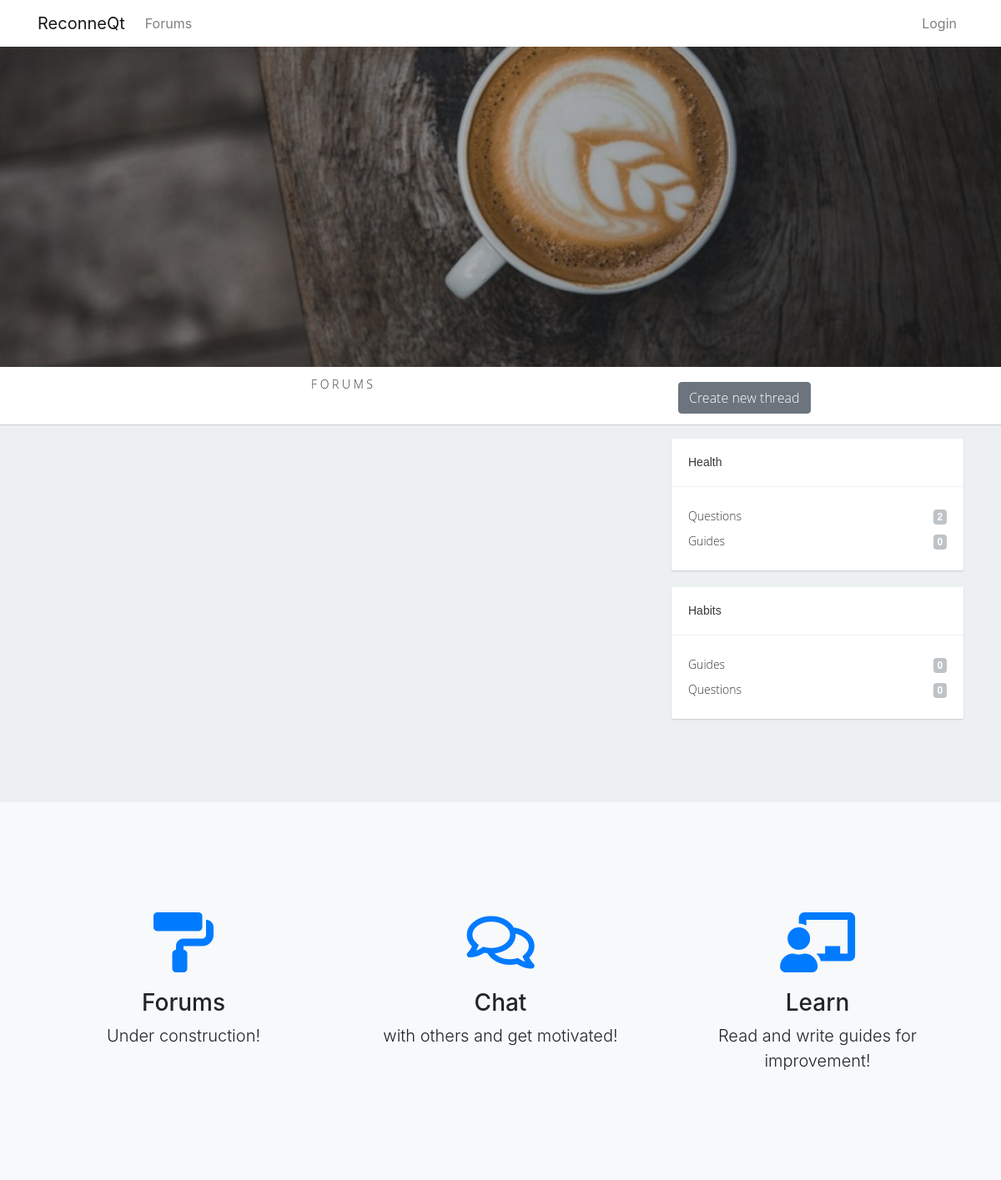
Page /forums/ on the committed database.
### forums/models.py (models this page shows)
class Subject(models.Model):
    subject_name = models.CharField(max_length=100)
    parent = models.ForeignKey('self', blank=True, null=True, on_delete=models.CASCADE, related_name='children')
    def __str__(self):
        return self.subject_name

### forums/views.py (the view)
# urls.py: path('', views.forum, name='forum'),
def forum(request):
    try:
        parents = Subject.objects.filter(parent=None)
        children = Subject.objects.exclude(parent=None)
        context = {
            'parents': parents,
            'children': children
        }
    except Subject.DoesNotExist:
        raise Http404("Subject does not exist")
    return render(request, 'forums/forums.html', context)

### forums/templates/forums/forums.html (shortened to what this page needs)
{% extends 'forums/base_forums.html' %}
{% block breadcrumbs %}
<p align="center">F O R U M S</p>
{% endblock %}
{% block section %}
<section class="features-icons bg-light text-center">
  <div class="container">
    <div class="row">
      <div class="col-lg-4">
        <div class="features-icons-item mx-auto mb-5 mb-lg-0 mb-lg-3">
          <div class="features-icons-icon d-flex">
            <i class="fas fa-paint-roller m-auto text-primary"></i>
          </div>
          <h3>Forums</h3>
          <p class="lead mb-0">Under construction!</p>
        </div>
      </div>
      <div class="col-lg-4">
        <div class="features-icons-item mx-auto mb-5 mb-lg-0 mb-lg-3">
          <div class="features-icons-icon d-flex">
            <i class="far fa-comments m-auto text-primary"></i>
          </div>
          <h3>Chat</h3>
          <p class="lead mb-0">with others and get motivated!</p>
        </div>
      </div>
      <div class="col-lg-4">
        <div class="features-icons-item mx-auto mb-0 mb-lg-3">
          <div class="features-icons-icon d-flex">
            <i class="fas fa-chalkboard-teacher m-auto text-primary"></i>
          </div>
          <h3>Learn</h3>
          <p class="lead mb-0">Read and write guides for improvement!</p>
        </div>
      </div>
    </div>
  </div>
</section>
{% endblock %}

### forums/templates/forums/base_forums.html (shortened to what this page needs)
{% extends 'habits/base_template.html' %}
{% load static %}
{% load forum_filters %}
{% block css %}
  <link href="{% static 'habits/css/forums.css' %}" rel="stylesheet">
{% endblock %}
{% block content %}
<header class="masthead-forums text-white text-center">
  <div class="overlay"></div>
</header>
<div class="middlenav">
  <div class="container">
    <div class="row">
      <div class="col-lg-8 col-md-8">
        {% block breadcrumbs %}{% endblock %}
      </div>
      <div class="col-lg-4 col-md-4">
        <button class="btn btn-secondary m-2">
          Create new thread
        </button>
      </div>
    </div>
  </div>
</div>
<div id="content-wrapper">
  <div class="container">
    <div class="row">
      <div class="col-lg-8 col-md-8">
      </div>
      <div class="col-lg-4 col-md-4">
        {% for s in parents %}
        <div class="sidebarblock">
          <h3>{{ s }}</h3>
          <div class="divline"></div>
          <div class="blocktxt">
            <ul class="cats">
              {% for c in children %}
                {% if c.parent == s %}
                  <li><a href="{% url 'threads' s_id=c.pk %}">{{ c }}<span class="badge pull-right">{{ c.threads.count }}</span></a></li>
                {% endif %}
              {% endfor %}
            </ul>
          </div>
        </div>
        {% endfor %}
      </div>
    </div>
  </div>
</div>
{% block section %}{% endblock %}
{% endblock %}

### habits/static/habits/css/landing-page.css (style rules this page uses)
.features-icons { padding-top: 7rem; padding-bottom: 7rem; }
.features-icons .features-icons-item { max-width: 20rem; }
.features-icons .features-icons-item .features-icons-icon { height: 7rem; }
.features-icons .features-icons-item .features-icons-icon i { font-size: 4.5rem; }

### habits/static/habits/css/forums.css (style rules this page uses)
#content-wrapper { overflow-x: hidden; width: 100%; padding-top: 1rem; padding-bottom: 80px; background: #ecf0f1; font-family: 'Open Sans Light', sans-serif; }
header.masthead-forums { position: relative; background-color: #343a40; background: url("../img/pexels-photo-374147.jpeg") no-repeat center center; -webkit-background-size: cover; -moz-background-size: cover; -o-background-size: cover; background-size: cover; padding-top: 8rem; padding-bottom: 8rem; }
header.masthead-forums .overlay { position: absolute; background-color: #212529; height: 100%; width: 100%; top: 0; left: 0; opacity: 0.3; }
@media (min-width: 768px) { header.masthead-forums { padding-top: 12rem; padding-bottom: 12rem; } }
.middlenav { height: 70px; border-bottom: 1px solid #c9cccd; padding: 10px; font-size: 14px; color: #363838; font-family: 'Open Sans Light', sans-serif; }
.pull-right { float: right !important; }
.sidebarblock { background-color: #ffffff; border-radius: 2px; box-shadow: 0 1px 2px #c9cccd; margin-bottom: 20px; }
.sidebarblock h3 { color: #363838; font-size: 14px; font-family: 'Open Sans Bold', sans-serif; margin: 0; padding: 20px; }
.sidebarblock .divline { height: 1px; line-height: 1px; border-bottom: solid 1px #f1f1f1; }
.sidebarblock .blocktxt { font-size: 14px; color: #363838; font-family: 'Open Sans Light', sans-serif; padding: 20px; }
ul.cats { margin: 0; padding: 0; }
ul.cats li { list-style: none; display: block; margin: 0; padding: 0; line-height: 30px; }
ul.cats li a { font-size: 14px; color: #363838; font-family: 'Open Sans Light', sans-serif; line-height: 30px; }
ul.cats .badge { background-color: #bdc3c7; font-size: 12px; color: #ffffff; font-family: 'Open Sans Bold', sans-serif; margin-top: 7px; }

### rows in the picture
Subject: subject_name "Health"
Subject: subject_name "Questions", threads.count "2"
Subject: subject_name "Guides", threads.count "0"
Subject: subject_name "Habits"
Subject: subject_name "Guides", threads.count "0"
Subject: subject_name "Questions", threads.count "0"
